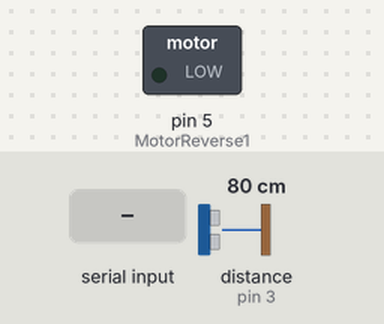
Recording of a sketch running on a simulated Arduino Uno, built with avr-gcc and run on an emulated ATmega328P. Shown: switched loads named in the sketch (green lamp = pin HIGH). Wiring (inferred from the names in the program): ultrasonic range finder: trigger pin 2; echo pin 3. The test bench sets the inputs (shaded band); at power-on: distance to the obstacle (sensor on pin 3) 80 cm. The echo pulse lasts 58.3 µs per cm; pins used as bus, display or sensor lines are not drawn; what the sketch prints to the serial monitor is not drawn.

Above: at 1.2 s.
1.3 s: "1" received over the second serial link
At 5.8 s:
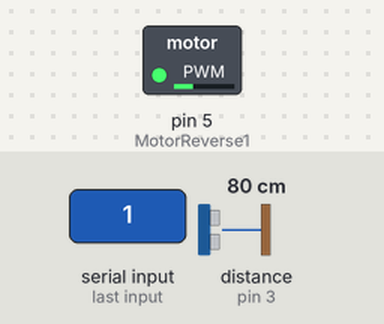
Timing chart, 0 to 17.5 s (numbered marks = the images above; inputs shaded):
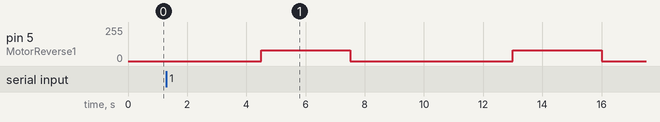

Measured:
- by itself, pin 5 (MotorReverse1): alternates 80/255 for 3.0 s and 0/255 for 5.5 s

The sketch:

smart_luggage.ino
```cpp
//Activate the Bluetooth Module
#include <SoftwareSerial.h>
#define rxPin 2
#define txPin 3
#define baudrate 38400

String msg;
SoftwareSerial hc05(rxPin ,txPin);

//capteur ultrason
int trig = 2;
int echo = 3;
long lecture_echo;
long cm;

//Moteur
// Constants
const int enableBridge1 = 2;
const int MotorForward1 = 3;
const int MotorReverse1 = 5;
// Variables
int Power = 80; //Motor velocity between 0 and 255

//Distance and Direction Management
// distance d sera déduite à partir du capteur ultrason (d=cm)
bool BT = false;
int m1 = 0, m2 = 0;

void setup() {
  // Bluetooth Module
  pinMode(rxPin,INPUT);
  pinMode(txPin,OUTPUT);
  Serial.begin(9600);
  Serial.println("ENTER AT Commands:");
  hc05.begin(baudrate);
  //capteur ultrason
  pinMode(trig, OUTPUT);
  digitalWrite(trig, LOW);
  pinMode(echo, INPUT);
  Serial.begin(9600);
  //Moteur
  pinMode(MotorForward1,OUTPUT);
  pinMode(MotorReverse1,OUTPUT);
  pinMode(enableBridge1,OUTPUT);

}

void loop() {
  // Bluetooth Module
  readSerialPort();
    if(msg!="") hc05.println(msg);

    if (hc05.available()>0){
      Serial.write(hc05.read());
    }

  //Read value detected by the sensor
  digitalWrite(trig, HIGH);
  delayMicroseconds(10);
  digitalWrite(trig, LOW);
  lecture_echo = pulseIn(echo,HIGH);
  cm = lecture_echo /58;
  Serial.print("Distance en cm :");
  Serial.println(cm);
  delay(1500);

  // Distance Management
  if ( cm >= 15 && cm <= 70){
    m1 = 255;
    m2 = 255;
  }
  else if ( cm < 15 ){
    m1 = 0;
    m2 = 0;
  }
  else if ( cm > 70 ){
    m1 = 255;
    m2 = 255;
    BT = true;
  }


  digitalWrite(enableBridge1,HIGH); // Active pont en H

  // Tourne dans le sens direct pendant 2 secondes
  analogWrite(MotorForward1,Power);
  analogWrite(MotorReverse1,0);
  delay(2000);

  // Tourne dans le sens indirect pendant 3 secondes
  analogWrite(MotorForward1,0);
  analogWrite(MotorReverse1,Power);
  delay(3000);

  //Arrête le moteur pendant 1 seconde
  analogWrite(MotorForward1,0);
  analogWrite(MotorReverse1,0);
  digitalWrite(enableBridge1,LOW);
  delay(1000);
}


void readSerialPort(){
  msg="";
 while (Serial.available()) {
   delay(10);
   if (Serial.available() >0) {
     char c = Serial.read();  //gets one byte from serial buffer
     msg += c; //makes the string readString
   }
 }
}
```
